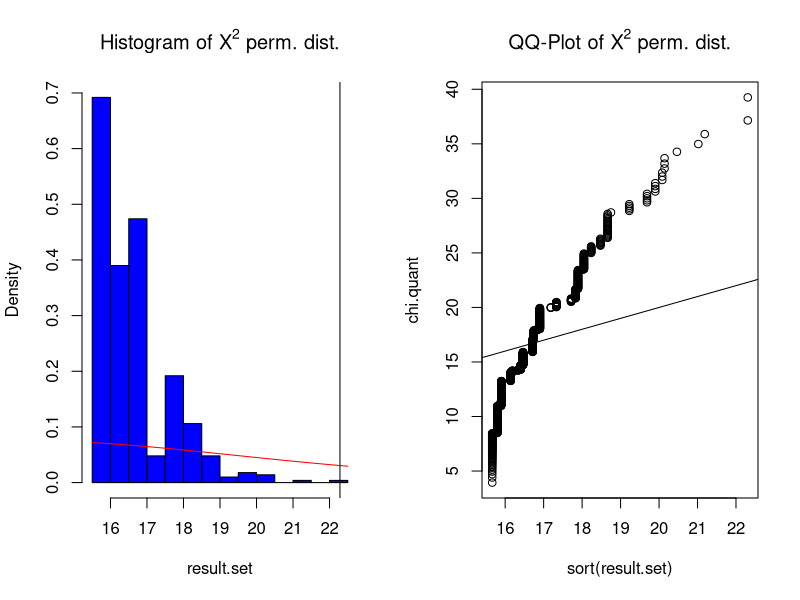
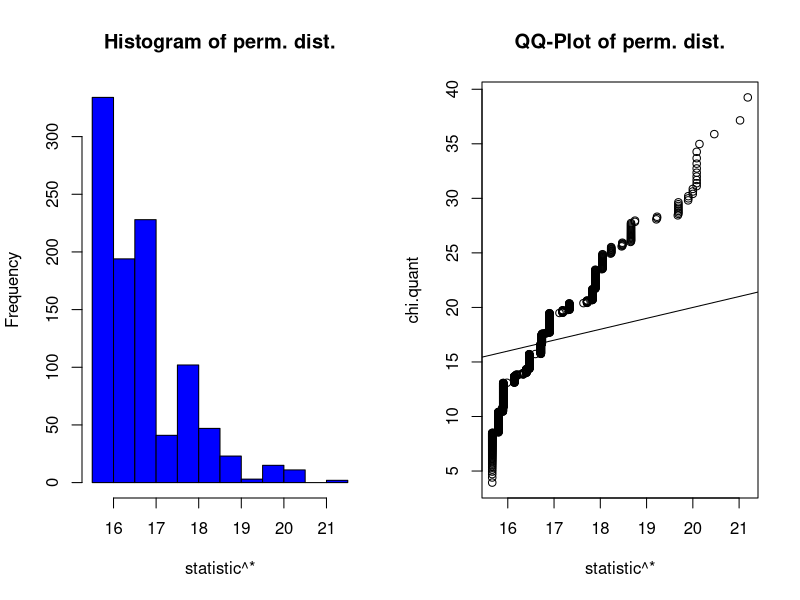

Write the R code that produced these figures, in order.
#####################################################################
# NAME:  Chris Bilder                                               #
# DATE:  12-29-01                                                   #
# UPDATE: 12-9-03, 12-18-05                                         #
# PURPOSE: Analyze table 2.10 of Agresti (1996)                     #
#                                                                   #
# NOTES:                                                            #
#####################################################################

n.table<-array(data = c(0, 1, 0, 
                  7, 1, 8, 
                  0, 1, 0, 
                  0, 1, 0, 
                  0, 1, 0, 
                  0, 1, 0, 
                  0, 1, 0, 
                  1, 0, 0, 
                  1, 0, 0), dim=c(3,9))

n.table

#Note that the table can only be 10x10 at most for this function
fisher.test(n.table)

x.sq<-chisq.test(n.table, correct=F)
x.sq



######################################################################
#Put data into raw form

all.data<-matrix(data = NA, nrow = 0, ncol = 2)

#Put data in "raw" form
for (i in 1:nrow(n.table)) {
    for (j in 1:ncol(n.table)) {
        all.data<-rbind(all.data, matrix(data = c(i, j), nrow = n.table[i,j], ncol = 2, byrow=T))
    }
}
#Note that warning messages will be generated since n.table[i,j]=0 sometimes

all.data
save<-xtabs(~all.data[,1]+ all.data[,2])
save

rowSums(save)
colSums(save)


######################################################################
#Do one permutation to illustrate 
set.seed(4088)
all.data.star<-cbind(all.data[,1], sample(all.data[,2], replace=F))
all.data.star
calc.stat<-chisq.test(all.data.star[,1], all.data.star[,2],  correct=F)
calc.stat$statistic

save.star<-xtabs(~all.data.star[,1] + all.data.star[,2])
save.star
rowSums(save.star)
colSums(save.star)



###########################################################################
# A simple function and for loop to find the permutation distribution
#  Note that the do.it function is outside of the for loop because R
#  will work faster this way

do.it<-function(data.set){
    all.data.star<-cbind(data.set[,1], sample(data.set[,2], replace=F))
    chisq.test(all.data.star[,1], all.data.star[,2], correct=F)$statistic
}

summarize<-function(result.set, statistic, df, B) {

  par(mfrow = c(1,2))
  
  #Histogram
  hist(x = result.set, main = expression(paste("Histogram of ", X^2, " perm. dist.")), col = "blue", freq = FALSE)
  curve(expr = dchisq(x = x, df = df), col = "red", add = TRUE)
  segments(x0 = statistic, y0 = -10, x1 = statistic, y1 = 10)

  #QQ-Plot 
  chi.quant<-qchisq(p = seq(from = 1/(B+1), to = 1-1/(B+1), by = 1/(B+1)), df = df)
  plot(x = sort(result.set), y = chi.quant, main = expression(paste("QQ-Plot of ", X^2, " perm. dist.")))
  abline(a = 0, b = 1)

  par(mfrow = c(1,1))

  #p-value
  mean(result.set>=statistic)
} 

#Example use of do.it function
do.it(data.set = all.data)


B<-1000
results<-matrix(data = NA, nrow = B, ncol = 1)

set.seed(5333)
for(i in 1:B) {
    results[i,1]<-do.it(data.set = all.data)
    }

summarize(result.set = results, statistic = x.sq$statistic, df = (nrow(n.table)-1)*(ncol(n.table)-1), B = B)

#Shows the different X^2* values
table(round(results,2))

#chi-square app.
round(pchisq(q = as.numeric(names(table(round(results,2)))), df = (nrow(n.table)-1)*(ncol(n.table)-1)),4)







############################################################################
#Simpler way to get the p-value 

set.seed(7709)
chisq.test(n.table, correct = FALSE, simulate.p.value = TRUE, B = 1000)




############################################################################
#Do actual permutation test with 1000 permutations using the boot function in the boot package
#   Note this will take a little time
library(boot)


#Function for the statistic
#  First element is the original or permuted data.
#  Second element represents the indices of the data.  For example, the indices will be 1:24 for the observed
#    data.   
x.sq.temp<-function(data, i) {
  perm.data<-data[i]
  cat("data:", perm.data, "\n i:", i, "\n")
  stat<-chisq.test(all.data[,1], perm.data, correct=F)$statistic
  cat("stat:", stat, "\n")
  chisq.test(all.data[,1], data, correct=F)$statistic
}

col<-all.data[,2]
set.seed(2729)
#Do once to see what the function is doing
perm.test<-boot(data = col, statistic = x.sq.temp, R = 2, sim = "permutation") 
                  
      
                     
#Perform the test
x.sq<-function(data, i) {
  perm.data<-data[i]
  chisq.test(all.data[,1], perm.data, correct=F)$statistic
}

col<-all.data[,2]
set.seed(2729)
perm.test<-boot(data = col, statistic = x.sq, R = 1000, sim = "permutation") 
names(perm.test)
              
 
                     
summarize.boot<-function(results, df) {

  par(mfrow = c(1,2))
  
  #Histogram
  hist(results$t, main = "Histogram of perm. dist.", col = "blue", xlab="statistic^*")
  segments(x0 = results$t0, y0 = -10, x1 = results$t0, y1 = 10)

  #QQ-Plot 
  chi.quant<-qchisq(p = seq(from = 0.001, to = 0.999, by = 0.001), df = df)
  qqplot(x = results$t, y = chi.quant, main = "QQ-Plot of perm. dist.", xlab="statistic^*")
  abline(a = 0, b = 1)

  par(mfrow = c(1,1))
  
  cat("The observed statistic is:", results$t0, "\n")

  #p-value
  p.value<-sum(results$t>=results$t0)/results$R
  cat("The p-value is:", p.value,"\n")
  invisible()
} 

summarize.boot(perm.test, (nrow(n.table)-1)*(ncol(n.table)-1))
